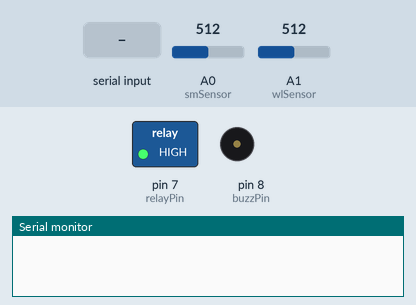
This sketch was run on a simulated Arduino Uno, built with avr-gcc and run on an emulated ATmega328P. On the bench: switched loads named in the sketch (green lamp = pin HIGH), buzzer (waves = sounding, pin HIGH), the last lines printed to the serial monitor. Inputs (shaded band) come from the test bench; at power-on: A0 (smSensor) = 512, A1 (wlSensor) = 512.

Above: at 1.2 s.
1.3 s: "21\n" received over Serial
At 3.2 s:
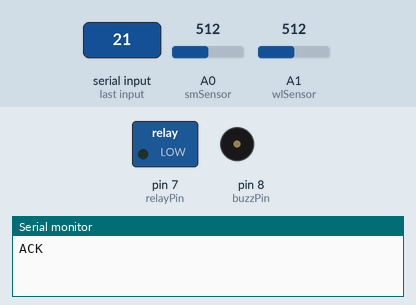
3.8 s: "22\n" received over Serial
At 5.1 s:
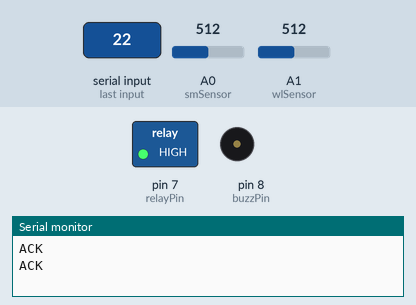
Timing chart, 0 to 6.8 s (numbered marks = the images above; inputs shaded):
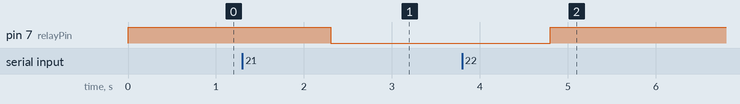

Measured:
- after the input at 1.3 s, pin 7 (relayPin): HIGH → LOW after 1.0 s
- after the input at 3.8 s, pin 7 (relayPin): LOW → HIGH after 1.0 s

The sketch:

arduino_files.ino
```cpp
//ALL PINS FOR SENSORS AND OTHER DEVICES
int smSensor = A0;
int wlSensor = A1;
int buzzPin = 8;
int relayPin = 7;
//SENSOR VALUES
int smVal = 0;
int wlVal = 0;
//COMMANDS
String rawCmd;
int raspCmd;
//CONDITIONAL VALUES
int exeOnce = 0;
void setup()
{
  // put your setup code here, to run once:
  Serial.begin(9600);
  pinMode(relayPin, OUTPUT);
  pinMode(smSensor, INPUT);
  pinMode(wlSensor, INPUT);
  pinMode(buzzPin, OUTPUT);
}

void loop()
{
  // put your main code here, to run repeatedly:
  smVal = analogRead(smSensor);
  wlVal = analogRead(wlSensor);
  if (exeOnce == 0){
    digitalWrite(relayPin, HIGH);
    exeOnce = 1;
    }
  if (Serial.available()){
    rawCmd = Serial.readString();
    raspCmd = rawCmd.toInt();
    switch(raspCmd){
      case 11:
        Serial.println(smVal);
        break;
      case 12:
        Serial.println(wlVal);
        break;
      case 21:
        digitalWrite(relayPin, LOW);
        Serial.println("ACK");
        break;
      case 22:
        digitalWrite(relayPin, HIGH);
        Serial.println("ACK");
        break;
      case 23:
        digitalWrite(buzzPin, HIGH);
        Serial.println("ACK");
        break;
      case 24:
        digitalWrite(buzzPin, LOW);
        Serial.println("ACK");
        break;
      default:
        Serial.println("error");
        break;
      }
    }
}
```
